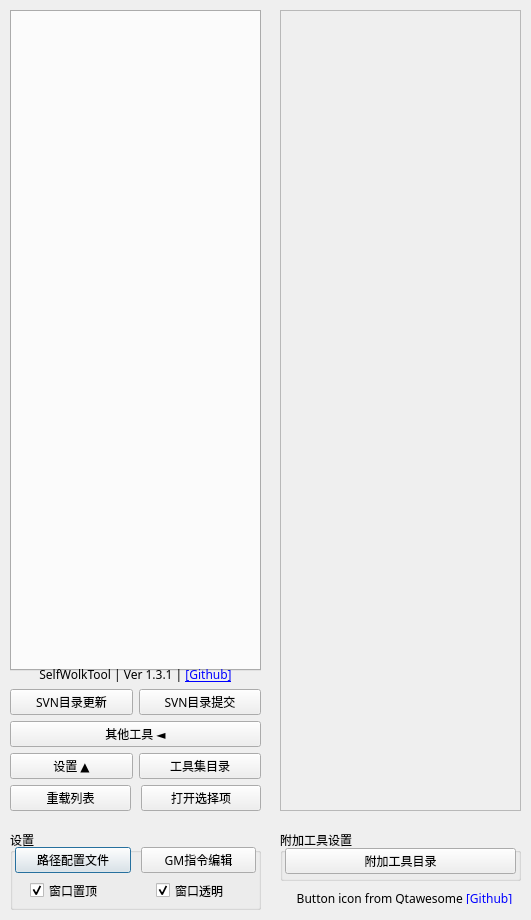
<?xml version="1.0" encoding="UTF-8"?>
<ui version="4.0">
 <class>MainWnd</class>
 <widget class="QDialog" name="MainWnd">
  <property name="enabled">
   <bool>true</bool>
  </property>
  <property name="geometry">
   <rect>
    <x>0</x>
    <y>0</y>
    <width>531</width>
    <height>920</height>
   </rect>
  </property>
  <property name="sizePolicy">
   <sizepolicy hsizetype="Fixed" vsizetype="Fixed">
    <horstretch>0</horstretch>
    <verstretch>0</verstretch>
   </sizepolicy>
  </property>
  <property name="minimumSize">
   <size>
    <width>270</width>
    <height>825</height>
   </size>
  </property>
  <property name="maximumSize">
   <size>
    <width>531</width>
    <height>920</height>
   </size>
  </property>
  <property name="font">
   <font>
    <family>宋体</family>
   </font>
  </property>
  <property name="windowTitle">
   <string>工具集</string>
  </property>
  <property name="windowIcon">
   <iconset resource="pictures.qrc">
    <normaloff>:/icon/icon_designSimpleTool.ico</normaloff>:/icon/icon_designSimpleTool.ico</iconset>
  </property>
  <property name="windowOpacity">
   <double>0.750000000000000</double>
  </property>
  <widget class="QGroupBox" name="gb_main_setting">
   <property name="geometry">
    <rect>
     <x>10</x>
     <y>830</y>
     <width>251</width>
     <height>80</height>
    </rect>
   </property>
   <property name="title">
    <string>设置</string>
   </property>
   <widget class="QWidget" name="horizontalLayoutWidget">
    <property name="geometry">
     <rect>
      <x>0</x>
      <y>10</y>
      <width>251</width>
      <height>41</height>
     </rect>
    </property>
    <layout class="QHBoxLayout" name="horizontalLayout">
     <property name="spacing">
      <number>10</number>
     </property>
     <property name="leftMargin">
      <number>5</number>
     </property>
     <property name="rightMargin">
      <number>5</number>
     </property>
     <item>
      <widget class="QPushButton" name="btn_pathConfig">
       <property name="text">
        <string>路径配置文件</string>
       </property>
      </widget>
     </item>
     <item>
      <widget class="QPushButton" name="btn_consoleCode">
       <property name="text">
        <string>GM指令编辑</string>
       </property>
      </widget>
     </item>
    </layout>
   </widget>
   <widget class="QWidget" name="horizontalLayoutWidget_2">
    <property name="geometry">
     <rect>
      <x>0</x>
      <y>50</y>
      <width>251</width>
      <height>21</height>
     </rect>
    </property>
    <layout class="QHBoxLayout" name="horizontalLayout_2">
     <property name="spacing">
      <number>20</number>
     </property>
     <property name="leftMargin">
      <number>20</number>
     </property>
     <item>
      <widget class="QCheckBox" name="cb_topThisWindow">
       <property name="enabled">
        <bool>true</bool>
       </property>
       <property name="tabletTracking">
        <bool>false</bool>
       </property>
       <property name="text">
        <string>窗口置顶</string>
       </property>
       <property name="checkable">
        <bool>true</bool>
       </property>
       <property name="checked">
        <bool>true</bool>
       </property>
      </widget>
     </item>
     <item>
      <widget class="QCheckBox" name="cb_translucentThisWindow">
       <property name="enabled">
        <bool>true</bool>
       </property>
       <property name="tabletTracking">
        <bool>false</bool>
       </property>
       <property name="text">
        <string>窗口透明</string>
       </property>
       <property name="checkable">
        <bool>true</bool>
       </property>
       <property name="checked">
        <bool>true</bool>
       </property>
      </widget>
     </item>
    </layout>
   </widget>
  </widget>
  <widget class="QGroupBox" name="gb_other_tool_setting">
   <property name="geometry">
    <rect>
     <x>280</x>
     <y>830</y>
     <width>241</width>
     <height>51</height>
    </rect>
   </property>
   <property name="title">
    <string>附加工具设置</string>
   </property>
   <widget class="QWidget" name="horizontalLayoutWidget_4">
    <property name="geometry">
     <rect>
      <x>0</x>
      <y>11</y>
      <width>241</width>
      <height>41</height>
     </rect>
    </property>
    <layout class="QVBoxLayout" name="verticalLayout">
     <property name="spacing">
      <number>5</number>
     </property>
     <property name="leftMargin">
      <number>5</number>
     </property>
     <property name="rightMargin">
      <number>5</number>
     </property>
     <item>
      <widget class="QPushButton" name="btn_otherToolsPath">
       <property name="text">
        <string>附加工具目录</string>
       </property>
      </widget>
     </item>
    </layout>
   </widget>
  </widget>
  <widget class="QScrollArea" name="sa_othe_tools">
   <property name="geometry">
    <rect>
     <x>280</x>
     <y>10</y>
     <width>241</width>
     <height>801</height>
    </rect>
   </property>
   <property name="styleSheet">
    <string notr="true">QScrollBar:vertical {
    background: transparent;
    width: 10px; /* 可以根据需要调整滚动条宽度 */
}

QScrollBar::handle:vertical {
    background: #aaaaaa; /* 滚动条手柄颜色，可以根据需要调整 */
    border-radius: 4px; /* 滚动条手柄边框圆角，可以根据需要调整 */
}

QScrollBar::add-line:vertical,
QScrollBar::sub-line:vertical {
    height: 0; /* 隐藏滚动条的上下按钮 */
}
</string>
   </property>
   <property name="horizontalScrollBarPolicy">
    <enum>Qt::ScrollBarAlwaysOff</enum>
   </property>
   <property name="widgetResizable">
    <bool>true</bool>
   </property>
   <property name="alignment">
    <set>Qt::AlignHCenter|Qt::AlignTop</set>
   </property>
   <widget class="QWidget" name="w_othe_tools_contents">
    <property name="enabled">
     <bool>true</bool>
    </property>
    <property name="geometry">
     <rect>
      <x>0</x>
      <y>0</y>
      <width>239</width>
      <height>799</height>
     </rect>
    </property>
    <layout class="QVBoxLayout" name="vl_other_tool_contents">
     <property name="spacing">
      <number>10</number>
     </property>
    </layout>
   </widget>
  </widget>
  <widget class="QLabel" name="lb_coderSign_2">
   <property name="geometry">
    <rect>
     <x>280</x>
     <y>890</y>
     <width>249</width>
     <height>14</height>
    </rect>
   </property>
   <property name="text">
    <string>&lt;html&gt;&lt;head/&gt;&lt;body&gt;&lt;p align=&quot;center&quot;&gt;Button icon from Qtawesome  &lt;a href=&quot;https://github.com/spyder-ide/qtawesome&quot;&gt;&lt;span style=&quot; text-decoration: underline; color:#0000ff;&quot;&gt;[Github]&lt;/span&gt;&lt;/a&gt;&lt;/p&gt;&lt;/body&gt;&lt;/html&gt;</string>
   </property>
   <property name="alignment">
    <set>Qt::AlignCenter</set>
   </property>
  </widget>
  <widget class="QTabWidget" name="tbw_jumpList">
   <property name="geometry">
    <rect>
     <x>10</x>
     <y>10</y>
     <width>251</width>
     <height>661</height>
    </rect>
   </property>
   <property name="usesScrollButtons">
    <bool>false</bool>
   </property>
  </widget>
  <widget class="QWidget" name="verticalLayoutWidget_2">
   <property name="geometry">
    <rect>
     <x>10</x>
     <y>660</y>
     <width>251</width>
     <height>151</height>
    </rect>
   </property>
   <layout class="QVBoxLayout" name="verticalLayout_2">
    <item>
     <widget class="QLabel" name="lb_coderSign">
      <property name="text">
       <string>&lt;html&gt;&lt;head/&gt;&lt;body&gt;&lt;p align=&quot;center&quot;&gt;SelfWolkTool | Ver 1.3.1 | &lt;a href=&quot;https://github.com/chunhaqiushif/SelfWorkTool&quot;&gt;&lt;span style=&quot; text-decoration: underline; color:#0000ff;&quot;&gt;[Github]&lt;/span&gt;&lt;/a&gt;&lt;/p&gt;&lt;/body&gt;&lt;/html&gt;</string>
      </property>
      <property name="alignment">
       <set>Qt::AlignBottom|Qt::AlignHCenter</set>
      </property>
     </widget>
    </item>
    <item>
     <layout class="QHBoxLayout" name="lo_svnConcoleTable_h">
      <item>
       <widget class="QPushButton" name="btn_svnUpdata">
        <property name="text">
         <string>SVN目录更新</string>
        </property>
       </widget>
      </item>
      <item>
       <widget class="QPushButton" name="btn_svnSubmit">
        <property name="text">
         <string>SVN目录提交</string>
        </property>
       </widget>
      </item>
     </layout>
    </item>
    <item>
     <layout class="QHBoxLayout" name="lo_otherTools">
      <property name="spacing">
       <number>10</number>
      </property>
      <item>
       <widget class="QPushButton" name="btn_other_tools">
        <property name="maximumSize">
         <size>
          <width>16777215</width>
          <height>16777215</height>
         </size>
        </property>
        <property name="text">
         <string>其他工具 ◄</string>
        </property>
       </widget>
      </item>
     </layout>
    </item>
    <item>
     <layout class="QHBoxLayout" name="lo_setting">
      <item>
       <widget class="QPushButton" name="btn_setting">
        <property name="text">
         <string>设置 ▲</string>
        </property>
       </widget>
      </item>
      <item>
       <widget class="QPushButton" name="btn_pathSetting">
        <property name="text">
         <string>工具集目录</string>
        </property>
       </widget>
      </item>
     </layout>
    </item>
    <item>
     <layout class="QHBoxLayout" name="lo_quickJumpConcole_h">
      <property name="spacing">
       <number>10</number>
      </property>
      <item>
       <widget class="QPushButton" name="btn_quickJumpReload">
        <property name="maximumSize">
         <size>
          <width>16777215</width>
          <height>16777215</height>
         </size>
        </property>
        <property name="text">
         <string>重载列表</string>
        </property>
       </widget>
      </item>
      <item>
       <widget class="QPushButton" name="btn_quickJump">
        <property name="maximumSize">
         <size>
          <width>16777215</width>
          <height>16777215</height>
         </size>
        </property>
        <property name="text">
         <string>打开选择项</string>
        </property>
       </widget>
      </item>
     </layout>
    </item>
   </layout>
  </widget>
 </widget>
 <resources>
  <include location="pictures.qrc"/>
 </resources>
 <connections/>
</ui>
